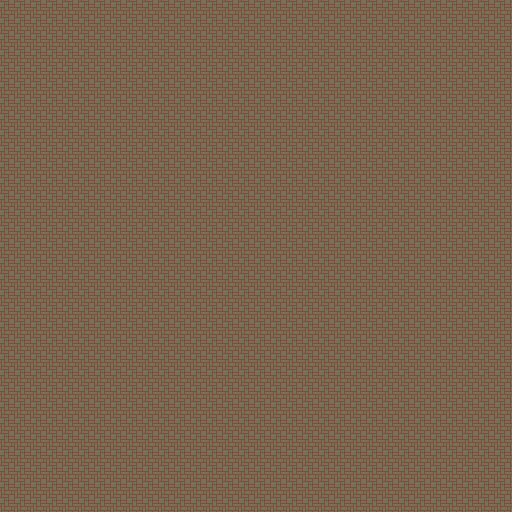

A 2D game scene composited from a Tiled map and its tileset images. What follows is a short description and the map's XML, with each tile layer's data collapsed to a summary:
An orthogonal 32x32 tile map with 16x16 px tiles, 1 tile layer (Tile Layer 1).

<map version="1.0" orientation="orthogonal" renderorder="right-down" width="32" height="32" tilewidth="16" tileheight="16" nextobjectid="1">
 <tileset firstgid="1" source="../Tilesets/basictiles.tsx" />
 <layer name="Tile Layer 1" width="32" height="32">
  <data>[1024 cells, 1024 non-empty, 1 distinct tile ids]</data>
 </layer>
</map>
